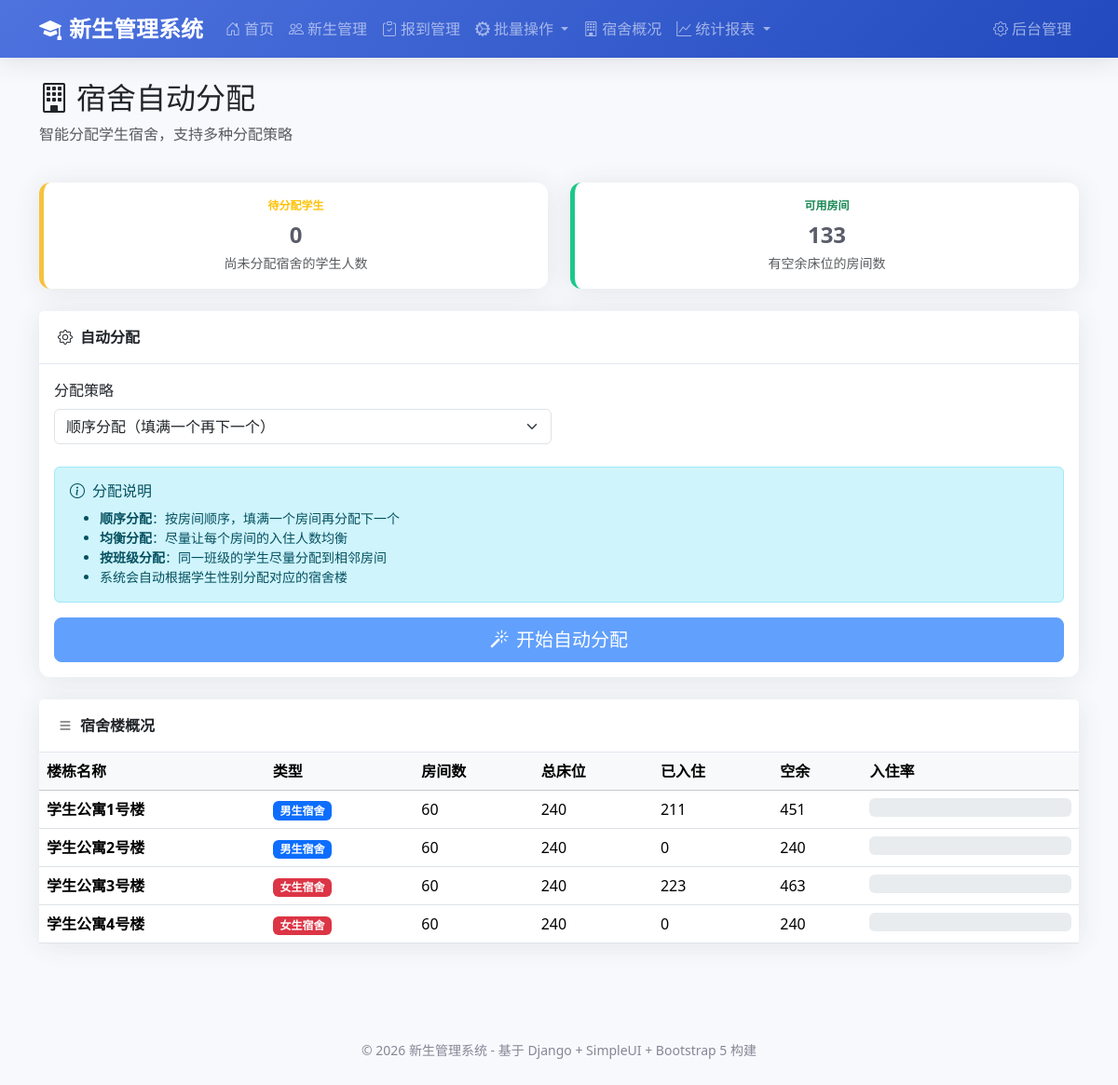
/dormitories/assignment/, run on the app's committed database.
### students/models.py (models this page shows, shortened)
class DormitoryBuilding(models.Model):
    GENDER_CHOICES = [
        ('M', '男生宿舍'),
        ('F', '女生宿舍'),
        ('X', '混合宿舍'),
    ]
    name = models.CharField('楼栋名称', max_length=50, unique=True)
    code = models.CharField('楼栋编号', max_length=20, unique=True)
    gender_type = models.CharField('宿舍类型', max_length=1, choices=GENDER_CHOICES, default='X')
    floors = models.IntegerField('楼层数', default=6)
    manager = models.CharField('楼管姓名', max_length=50, blank=True)
    manager_phone = models.CharField('楼管电话', max_length=20, blank=True)
    address = models.CharField('位置描述', max_length=200, blank=True)
    is_active = models.BooleanField('是否启用', default=True)
    created_at = models.DateTimeField('创建时间', auto_now_add=True)
    class Meta:
        verbose_name = '宿舍楼'
        verbose_name_plural = '宿舍楼管理'
        ordering = ['code']
    @property
    def total_rooms(self):
        return self.rooms.count()
    @property
    def total_beds(self):
        return sum(room.capacity for room in self.rooms.all())
    @property
    def occupied_beds(self):
        return sum(room.current_occupancy for room in self.rooms.all())

class DormitoryRoom(models.Model):
    ROOM_TYPE_CHOICES = [
        ('standard', '标准间'),
        ('deluxe', '豪华间'),
        ('single', '单人间'),
    ]
    building = models.ForeignKey(
        DormitoryBuilding,
        on_delete=models.CASCADE,
        related_name='rooms',
        verbose_name='所属楼栋'
    )
    room_number = models.CharField('房间号', max_length=20)
    floor = models.IntegerField('所在楼层')
    capacity = models.IntegerField('床位数', default=4)
    room_type = models.CharField('房间类型', max_length=20, choices=ROOM_TYPE_CHOICES, default='standard')
    has_bathroom = models.BooleanField('独立卫浴', default=False)
    has_air_conditioner = models.BooleanField('空调', default=False)
    fee_per_year = models.DecimalField('住宿费(元/年)', max_digits=8, decimal_places=2, default=1200)
    remark = models.TextField('备注', blank=True)
    is_active = models.BooleanField('是否启用', default=True)
    created_at = models.DateTimeField('创建时间', auto_now_add=True)
    class Meta:
        verbose_name = '宿舍房间'
        verbose_name_plural = '宿舍房间管理'
        unique_together = ['building', 'room_number']
        ordering = ['building', 'floor', 'room_number']
    @property
    def current_occupancy(self):
        return self.students.count()
    @property
    def available_beds(self):
        return self.capacity - self.current_occupancy

### students/views.py (the view, shortened to what this page needs)
# urls.py: path('dormitories/assignment/', views.dormitory_assignment, name='dormitory_assignment'),
def dormitory_assignment(request):
    unassigned_count = Student.objects.filter(
        dormitory__isnull=True,
        status__in=['admitted', 'pending', 'registered']
    ).count()
    buildings = DormitoryBuilding.objects.filter(is_active=True)
    context = {
        'unassigned_count': unassigned_count,
        'buildings': buildings,
        'available_rooms': DormitoryService.get_available_rooms(),
    }
    return render(request, 'students/dormitory_assignment.html', context)

### students/services.py (called while the page is built)
    @staticmethod
    def get_available_rooms(gender=None, building_id=None):
        rooms = DormitoryRoom.objects.filter(is_active=True).select_related('building')
        if building_id:
            rooms = rooms.filter(building_id=building_id)
        if gender:
            gender_type_map = {'M': 'M', 'F': 'F'}
            rooms = rooms.filter(
                Q(building__gender_type=gender_type_map.get(gender)) |
                Q(building__gender_type='X')  # 混合宿舍
            )
        available = []
        for room in rooms:
            if room.available_beds > 0:
                available.append({
                    'room': room,
                    'available_beds': room.available_beds,
                    'building_name': room.building.name,
                    'room_number': room.room_number
                })
        return available

### templates/students/dormitory_assignment.html (shortened to what this page needs)
{% extends 'base.html' %}
{% block content %}
<div class="row mb-4">
    <div class="col-12">
        <h2><i class="bi bi-building me-2"></i>宿舍自动分配</h2>
        <p class="text-muted">智能分配学生宿舍，支持多种分配策略</p>
    </div>
</div>
<div class="row g-4 mb-4">
    <div class="col-md-6">
        <div class="card stat-card warning h-100">
            <div class="card-body text-center">
                <div class="stat-label text-warning">待分配学生</div>
                <div class="stat-value">{{ unassigned_count }}</div>
                <small class="text-muted">尚未分配宿舍的学生人数</small>
            </div>
        </div>
    </div>
    <div class="col-md-6">
        <div class="card stat-card success h-100">
            <div class="card-body text-center">
                <div class="stat-label text-success">可用房间</div>
                <div class="stat-value">{{ available_rooms|length }}</div>
                <small class="text-muted">有空余床位的房间数</small>
            </div>
        </div>
    </div>
</div>
<div class="card mb-4">
    <div class="card-header">
        <i class="bi bi-gear me-2"></i>自动分配
    </div>
    <div class="card-body">
        <form method="post">
            <div class="row g-3 mb-4">
                <div class="col-md-6">
                    <label class="form-label">分配策略</label>
                    <select name="strategy" class="form-select">
                        <option value="sequential">顺序分配（填满一个再下一个）</option>
                    </select>
                </div>
            </div>
            <div class="alert alert-info">
                <h6><i class="bi bi-info-circle me-2"></i>分配说明</h6>
                <ul class="mb-0 small">
                    <li><strong>顺序分配</strong>：按房间顺序，填满一个房间再分配下一个</li>
                    <li><strong>均衡分配</strong>：尽量让每个房间的入住人数均衡</li>
                    <li><strong>按班级分配</strong>：同一班级的学生尽量分配到相邻房间</li>
                    <li>系统会自动根据学生性别分配对应的宿舍楼</li>
                </ul>
            </div>
            <div class="d-grid">
                <button type="submit" class="btn btn-primary btn-lg" {% if unassigned_count == 0 %}disabled{% endif %}>
                    <i class="bi bi-magic me-2"></i>开始自动分配
                </button>
            </div>
        </form>
    </div>
</div>
<div class="card">
    <div class="card-header">
        <i class="bi bi-list me-2"></i>宿舍楼概况
    </div>
    <div class="card-body p-0">
        <div class="table-responsive">
            <table class="table table-hover mb-0">
                <thead class="table-light">
                    <tr>
                        <th>楼栋名称</th>
                        <th>类型</th>
                        <th>房间数</th>
                        <th>总床位</th>
                        <th>已入住</th>
                        <th>空余</th>
                        <th>入住率</th>
                    </tr>
                </thead>
                <tbody>
                    {% for building in buildings %}
                    <tr>
                        <td><strong>{{ building.name }}</strong></td>
                        <td>
                            {% if building.gender_type == 'M' %}
                            <span class="badge bg-primary">男生宿舍</span>
                            {% elif building.gender_type == 'F' %}
                            <span class="badge bg-danger">女生宿舍</span>
                            {% else %}
                            <span class="badge bg-secondary">混合宿舍</span>
                            {% endif %}
                        </td>
                        <td>{{ building.total_rooms }}</td>
                        <td>{{ building.total_beds }}</td>
                        <td>{{ building.occupied_beds }}</td>
                        <td>{{ building.total_beds|add:building.occupied_beds|default:0 }}</td>
                        <td>
                            {% if building.total_beds > 0 %}
                            <div class="progress" style="height: 20px; min-width: 100px;">
                            </div>
                            {% else %}
                            -
                            {% endif %}
                        </td>
                    </tr>
                    {% empty %}
                    <tr>
                        <td colspan="7" class="text-center text-muted py-4">
                            暂无宿舍楼数据，请先在后台添加
                        </td>
                    </tr>
                    {% endfor %}
                </tbody>
            </table>
        </div>
    </div>
</div>
{% endblock %}

### templates/base.html (style rules this page uses)
:root { --primary-color: #4e73df; --secondary-color: #858796; --success-color: #1cc88a; --info-color: #36b9cc; --warning-color: #f6c23e; --danger-color: #e74a3b; }
body { background-color: #f8f9fc; font-family: 'Segoe UI', Tahoma, Geneva, Verdana, sans-serif; }
.card { border: none; border-radius: 0.75rem; box-shadow: 0 0.15rem 1.75rem 0 rgba(58, 59, 69, 0.1); transition: transform 0.2s ease-in-out; }
.card-header { background-color: #fff; border-bottom: 1px solid #e3e6f0; font-weight: 600; padding: 1rem 1.25rem; }
.stat-card { border-left: 0.35rem solid; }
.stat-card.success { border-left-color: var(--success-color); }
.stat-card.warning { border-left-color: var(--warning-color); }
.stat-label { font-size: 0.75rem; font-weight: 700; text-transform: uppercase; margin-bottom: 0.25rem; }
.stat-value { font-size: 1.5rem; font-weight: 700; color: #5a5c69; }
.btn-primary { background-color: var(--primary-color); border-color: var(--primary-color); }

### data on the page
DormitoryBuilding: name "学生公寓1号楼", gender_type "男生宿舍", total_rooms "60", total_beds "240", occupied_beds "211", total_beds|add "451"
DormitoryBuilding: name "学生公寓2号楼", gender_type "男生宿舍", total_rooms "60", total_beds "240", occupied_beds "0", total_beds|add "240"
DormitoryBuilding: name "学生公寓3号楼", gender_type "女生宿舍", total_rooms "60", total_beds "240", occupied_beds "223", total_beds|add "463"
DormitoryBuilding: name "学生公寓4号楼", gender_type "女生宿舍", total_rooms "60", total_beds "240", occupied_beds "0", total_beds|add "240"

### other printed values
{{ unassigned_count }} "0"
{{ available_rooms|length }} "133"
